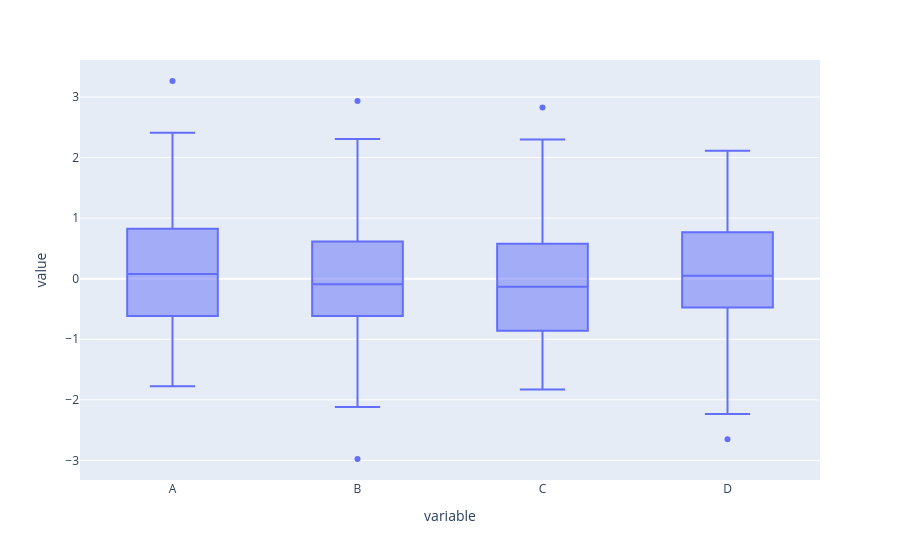

Here is the notebook cell this chart was saved with:
### Code cell
fig = px.box(df)
fig.show()

### Figure 1 — Plotly figure (JSON) as saved in the notebook; plotly's stock layout.template omitted (floating-point values rounded to 4 significant figures; data arrays with more than 128 entries replaced by an {"elided": "..."} marker saying what was removed)
{"data": [{"alignmentgroup": "True", "hovertemplate": "variable=%{x}<br>value=%{y}<extra></extra>", "legendgroup": "", "marker": {"color": "#636efa"}, "name": "", "notched": false, "offsetgroup": "", "orientation": "v", "showlegend": false, "type": "box", "x": {"elided": "400 str values"}, "x0": " ", "xaxis": "x", "y": {"elided": "400 float values"}, "y0": " ", "yaxis": "y"}], "layout": {"boxmode": "group", "legend": {"tracegroupgap": 0}, "margin": {"t": 60}, "xaxis": {"anchor": "y", "domain": [0, 1], "title": {"text": "variable"}}, "yaxis": {"anchor": "x", "domain": [0, 1], "title": {"text": "value"}}}}
